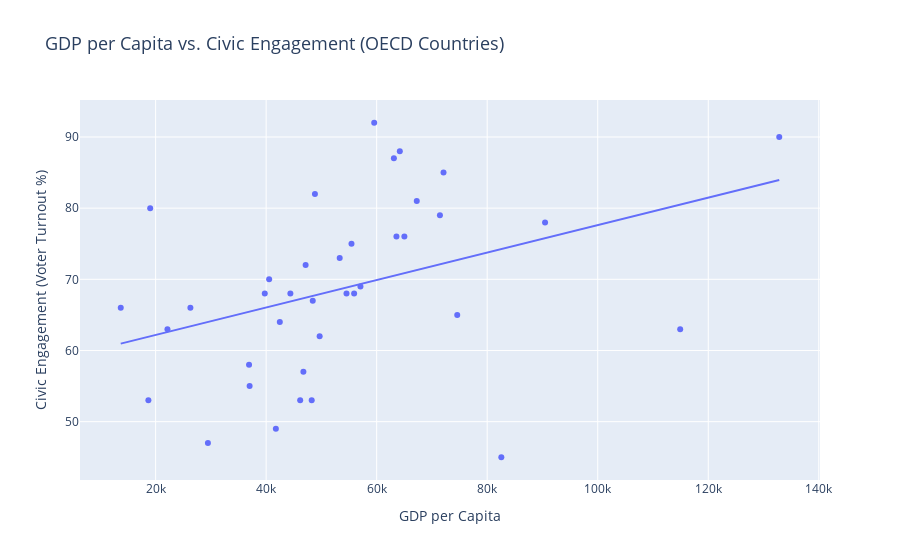
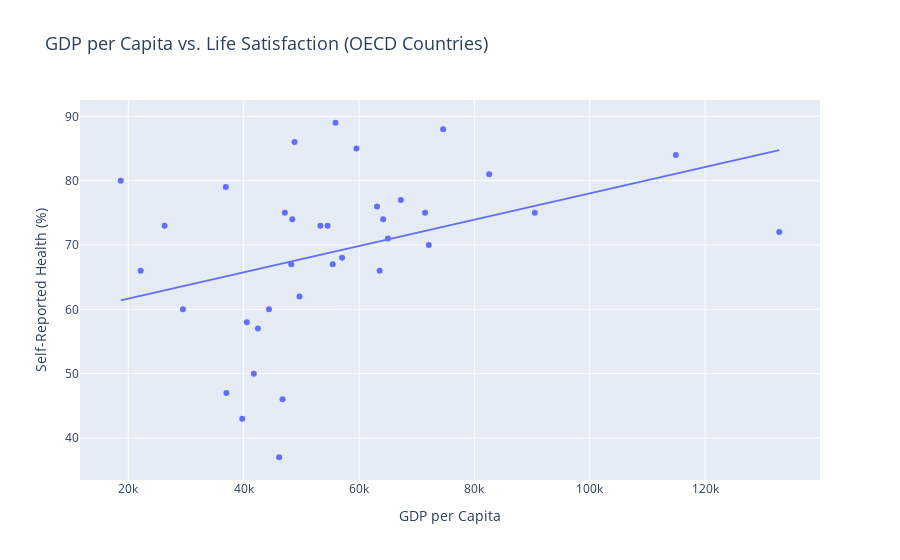

These figures' notebook cell, in order:
### Code cell
# Civic Engagement vs. GDP (OECD countries only)
fig2 = px.scatter(
    gdp_ce_oecd, 
    x='GDP_per_capita', 
    y='Civic_Engagement',
    hover_name='Country',
    title='GDP per Capita vs. Civic Engagement (OECD Countries)',
    labels={'GDP_per_capita': 'GDP per Capita', 'Civic_Engagement': 'Civic Engagement (Voter Turnout %)'},
    trendline='ols'
)

fig2.update_layout(
    xaxis=dict(title=dict(font=dict(size=14))),
    yaxis=dict(title=dict(font=dict(size=14))),
    hoverlabel=dict(font_size=12),
    title=dict(font=dict(size=18))
)

fig2.show()

# Life Satisfaction vs. GDP (OECD countries only)
fig3 = px.scatter(
    gdp_ls_oecd, 
    x='GDP_per_capita', 
    y='Life_Satisfaction',
    hover_name='Country',
    title='GDP per Capita vs. Life Satisfaction (OECD Countries)',
    labels={'GDP_per_capita': 'GDP per Capita', 'Life_Satisfaction': 'Self-Reported Health (%)'},
    trendline='ols'
)

fig3.update_layout(
    xaxis=dict(title=dict(font=dict(size=14))),
    yaxis=dict(title=dict(font=dict(size=14))),
    hoverlabel=dict(font_size=12),
    title=dict(font=dict(size=18))
)

fig3.show()

### Figure 1 — Plotly figure (JSON) as saved in the notebook; plotly's stock layout.template omitted (floating-point values rounded to 4 significant figures)
{"data": [{"hovertemplate": "<b>%{hovertext}</b><br><br>GDP per Capita=%{x}<br>Civic Engagement (Voter Turnout %)=%{y}<extra></extra>", "hovertext": ["Australia", "Austria", "Belgium", "Brazil", "Canada", "Chile", "Colombia", "Costa Rica", "Czechia", "Denmark", "Estonia", "Finland", "France", "Germany", "Greece", "Hungary", "Iceland", "Ireland", "Israel", "Italy", "Japan", "Latvia", "Lithuania", "Luxembourg", "Mexico", "Netherlands", "New Zealand", "Norway", "Poland", "Portugal", "Russia", "Slovenia", "South Africa", "Spain", "Sweden", "Switzerland", "United Kingdom", "United States"], "legendgroup": "", "marker": {"color": "#636efa", "symbol": "circle"}, "mode": "markers", "name": "", "orientation": "v", "showlegend": false, "type": "scatter", "x": [59550.0, 65020.0, 64190.0, 19020.0, 55920.0, 29460.0, 18690.0, 26290.0, 49680.0, 72100.0, 42470.0, 57060.0, 55440.0, 63580.0, 36910.0, 40540.0, 67260.0, 114900.0, 48430.0, 53310.0, 46160.0, 37010.0, 46740.0, 132800.0, 22140.0, 71450.0, 48830.0, 90470.0, 44380.0, 41760.0, 39750.0, 48240.0, 13690.0, 47140.0, 63110.0, 82560.0, 54540.0, 74580.0], "xaxis": "x", "y": [92.0, 76.0, 88.0, 80.0, 68.0, 47.0, 53.0, 66.0, 62.0, 85.0, 64.0, 69.0, 75.0, 76.0, 58.0, 70.0, 81.0, 63.0, 67.0, 73.0, 53.0, 55.0, 57.0, 90.0, 63.0, 79.0, 82.0, 78.0, 68.0, 49.0, 68.0, 53.0, 66.0, 72.0, 87.0, 45.0, 68.0, 65.0], "yaxis": "y"}, {"hovertemplate": "<b>OLS trendline</b><br>Civic_Engagement = 0.000193077 * GDP_per_capita + 58.3187<br>R<sup>2</sup>=0.146446<br><br>GDP per Capita=%{x}<br>Civic Engagement (Voter Turnout %)=%{y} <b>(trend)</b><extra></extra>", "legendgroup": "", "marker": {"color": "#636efa", "symbol": "circle"}, "mode": "lines", "name": "", "showlegend": false, "type": "scatter", "x": [13690.0, 18690.0, 19020.0, 22140.0, 26290.0, 29460.0, 36910.0, 37010.0, 39750.0, 40540.0, 41760.0, 42470.0, 44380.0, 46160.0, 46740.0, 47140.0, 48240.0, 48430.0, 48830.0, 49680.0, 53310.0, 54540.0, 55440.0, 55920.0, 57060.0, 59550.0, 63110.0, 63580.0, 64190.0, 65020.0, 67260.0, 71450.0, 72100.0, 74580.0, 82560.0, 90470.0, 114900.0, 132800.0], "xaxis": "x", "y": [60.96, 61.93, 61.99, 62.59, 63.4, 64.01, 65.44, 65.46, 65.99, 66.15, 66.38, 66.52, 66.89, 67.23, 67.34, 67.42, 67.63, 67.67, 67.75, 67.91, 68.61, 68.85, 69.02, 69.12, 69.34, 69.82, 70.5, 70.59, 70.71, 70.87, 71.3, 72.11, 72.24, 72.72, 74.26, 75.79, 80.51, 83.97], "yaxis": "y"}], "layout": {"hoverlabel": {"font": {"size": 12}}, "legend": {"tracegroupgap": 0}, "title": {"font": {"size": 18}, "text": "GDP per Capita vs. Civic Engagement (OECD Countries)"}, "xaxis": {"anchor": "y", "domain": [0, 1], "title": {"font": {"size": 14}, "text": "GDP per Capita"}}, "yaxis": {"anchor": "x", "domain": [0, 1], "title": {"font": {"size": 14}, "text": "Civic Engagement (Voter Turnout %)"}}}}

### Figure 2 — Plotly figure (JSON) as saved in the notebook; plotly's stock layout.template omitted (floating-point values rounded to 4 significant figures)
{"data": [{"hovertemplate": "<b>%{hovertext}</b><br><br>GDP per Capita=%{x}<br>Self-Reported Health (%)=%{y}<extra></extra>", "hovertext": ["Australia", "Austria", "Belgium", "Canada", "Chile", "Colombia", "Costa Rica", "Czechia", "Denmark", "Estonia", "Finland", "France", "Germany", "Greece", "Hungary", "Iceland", "Ireland", "Israel", "Italy", "Japan", "Latvia", "Lithuania", "Luxembourg", "Mexico", "Netherlands", "New Zealand", "Norway", "Poland", "Portugal", "Russia", "Slovenia", "Spain", "Sweden", "Switzerland", "United Kingdom", "United States"], "legendgroup": "", "marker": {"color": "#636efa", "symbol": "circle"}, "mode": "markers", "name": "", "orientation": "v", "showlegend": false, "type": "scatter", "x": [59550.0, 65020.0, 64190.0, 55920.0, 29460.0, 18690.0, 26290.0, 49680.0, 72100.0, 42470.0, 57060.0, 55440.0, 63580.0, 36910.0, 40540.0, 67260.0, 114900.0, 48430.0, 53310.0, 46160.0, 37010.0, 46740.0, 132800.0, 22140.0, 71450.0, 48830.0, 90470.0, 44380.0, 41760.0, 39750.0, 48240.0, 47140.0, 63110.0, 82560.0, 54540.0, 74580.0], "xaxis": "x", "y": [85.0, 71.0, 74.0, 89.0, 60.0, 80.0, 73.0, 62.0, 70.0, 57.0, 68.0, 67.0, 66.0, 79.0, 58.0, 77.0, 84.0, 74.0, 73.0, 37.0, 47.0, 46.0, 72.0, 66.0, 75.0, 86.0, 75.0, 60.0, 50.0, 43.0, 67.0, 75.0, 76.0, 81.0, 73.0, 88.0], "yaxis": "y"}, {"hovertemplate": "<b>OLS trendline</b><br>Life_Satisfaction = 0.000204584 * GDP_per_capita + 57.563<br>R<sup>2</sup>=0.135985<br><br>GDP per Capita=%{x}<br>Self-Reported Health (%)=%{y} <b>(trend)</b><extra></extra>", "legendgroup": "", "marker": {"color": "#636efa", "symbol": "circle"}, "mode": "lines", "name": "", "showlegend": false, "type": "scatter", "x": [18690.0, 22140.0, 26290.0, 29460.0, 36910.0, 37010.0, 39750.0, 40540.0, 41760.0, 42470.0, 44380.0, 46160.0, 46740.0, 47140.0, 48240.0, 48430.0, 48830.0, 49680.0, 53310.0, 54540.0, 55440.0, 55920.0, 57060.0, 59550.0, 63110.0, 63580.0, 64190.0, 65020.0, 67260.0, 71450.0, 72100.0, 74580.0, 82560.0, 90470.0, 114900.0, 132800.0], "xaxis": "x", "y": [61.39, 62.09, 62.94, 63.59, 65.11, 65.13, 65.7, 65.86, 66.11, 66.25, 66.64, 67.01, 67.13, 67.21, 67.43, 67.47, 67.55, 67.73, 68.47, 68.72, 68.91, 69.0, 69.24, 69.75, 70.48, 70.57, 70.69, 70.86, 71.32, 72.18, 72.31, 72.82, 74.45, 76.07, 81.07, 84.74], "yaxis": "y"}], "layout": {"hoverlabel": {"font": {"size": 12}}, "legend": {"tracegroupgap": 0}, "title": {"font": {"size": 18}, "text": "GDP per Capita vs. Life Satisfaction (OECD Countries)"}, "xaxis": {"anchor": "y", "domain": [0, 1], "title": {"font": {"size": 14}, "text": "GDP per Capita"}}, "yaxis": {"anchor": "x", "domain": [0, 1], "title": {"font": {"size": 14}, "text": "Self-Reported Health (%)"}}}}
